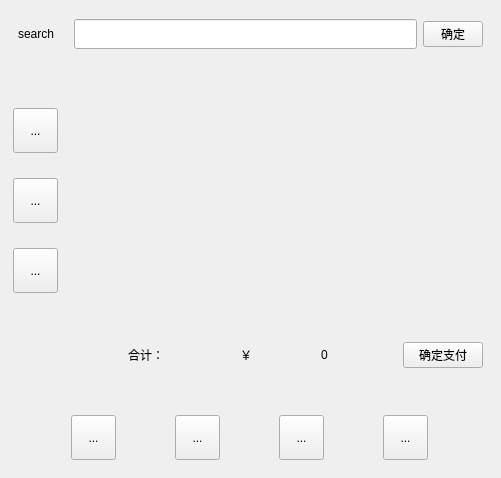
<?xml version="1.0" encoding="UTF-8"?>
<ui version="4.0">
 <class>MainWindow</class>
 <widget class="QMainWindow" name="MainWindow">
  <property name="geometry">
   <rect>
    <x>0</x>
    <y>0</y>
    <width>501</width>
    <height>478</height>
   </rect>
  </property>
  <property name="windowTitle">
   <string>MainWindow</string>
  </property>
  <widget class="QWidget" name="centralwidget">
   <layout class="QVBoxLayout" name="verticalLayout">
    <item>
     <widget class="QWidget" name="widget_3" native="true">
      <property name="sizePolicy">
       <sizepolicy hsizetype="Preferred" vsizetype="Preferred">
        <horstretch>0</horstretch>
        <verstretch>0</verstretch>
       </sizepolicy>
      </property>
      <property name="minimumSize">
       <size>
        <width>0</width>
        <height>50</height>
       </size>
      </property>
      <property name="maximumSize">
       <size>
        <width>16777215</width>
        <height>50</height>
       </size>
      </property>
      <layout class="QHBoxLayout" name="horizontalLayout_4">
       <property name="leftMargin">
        <number>9</number>
       </property>
       <property name="topMargin">
        <number>0</number>
       </property>
       <property name="rightMargin">
        <number>9</number>
       </property>
       <property name="bottomMargin">
        <number>0</number>
       </property>
       <item>
        <widget class="QLabel" name="searchlabel">
         <property name="sizePolicy">
          <sizepolicy hsizetype="Expanding" vsizetype="Expanding">
           <horstretch>30</horstretch>
           <verstretch>30</verstretch>
          </sizepolicy>
         </property>
         <property name="minimumSize">
          <size>
           <width>50</width>
           <height>50</height>
          </size>
         </property>
         <property name="maximumSize">
          <size>
           <width>50</width>
           <height>50</height>
          </size>
         </property>
         <property name="text">
          <string>search</string>
         </property>
        </widget>
       </item>
       <item>
        <widget class="QLineEdit" name="lineEdit">
         <property name="minimumSize">
          <size>
           <width>0</width>
           <height>30</height>
          </size>
         </property>
         <property name="maximumSize">
          <size>
           <width>16777215</width>
           <height>30</height>
          </size>
         </property>
        </widget>
       </item>
       <item>
        <widget class="QPushButton" name="pushButton_2">
         <property name="minimumSize">
          <size>
           <width>60</width>
           <height>0</height>
          </size>
         </property>
         <property name="maximumSize">
          <size>
           <width>60</width>
           <height>16777215</height>
          </size>
         </property>
         <property name="text">
          <string>确定</string>
         </property>
        </widget>
       </item>
      </layout>
     </widget>
    </item>
    <item>
     <widget class="QWidget" name="mainWidget" native="true">
      <layout class="QHBoxLayout" name="horizontalLayout_3">
       <property name="spacing">
        <number>12</number>
       </property>
       <property name="leftMargin">
        <number>0</number>
       </property>
       <item>
        <widget class="QWidget" name="btnWidget" native="true">
         <property name="minimumSize">
          <size>
           <width>100</width>
           <height>230</height>
          </size>
         </property>
         <property name="maximumSize">
          <size>
           <width>100</width>
           <height>230</height>
          </size>
         </property>
         <layout class="QVBoxLayout" name="verticalLayout_2">
          <property name="spacing">
           <number>16</number>
          </property>
          <property name="leftMargin">
           <number>4</number>
          </property>
          <property name="topMargin">
           <number>25</number>
          </property>
          <property name="bottomMargin">
           <number>0</number>
          </property>
          <item>
           <widget class="QToolButton" name="mainCourseBtn">
            <property name="minimumSize">
             <size>
              <width>45</width>
              <height>45</height>
             </size>
            </property>
            <property name="maximumSize">
             <size>
              <width>45</width>
              <height>45</height>
             </size>
            </property>
            <property name="text">
             <string>...</string>
            </property>
            <property name="icon">
             <iconset resource="res.qrc">
              <normaloff>:/img/mainCourse.png</normaloff>:/img/mainCourse.png</iconset>
            </property>
            <property name="iconSize">
             <size>
              <width>35</width>
              <height>35</height>
             </size>
            </property>
           </widget>
          </item>
          <item>
           <widget class="QToolButton" name="drinkBtn">
            <property name="minimumSize">
             <size>
              <width>45</width>
              <height>45</height>
             </size>
            </property>
            <property name="maximumSize">
             <size>
              <width>45</width>
              <height>45</height>
             </size>
            </property>
            <property name="text">
             <string>...</string>
            </property>
            <property name="icon">
             <iconset resource="res.qrc">
              <normaloff>:/img/drink.png</normaloff>:/img/drink.png</iconset>
            </property>
            <property name="iconSize">
             <size>
              <width>35</width>
              <height>35</height>
             </size>
            </property>
           </widget>
          </item>
          <item>
           <widget class="QToolButton" name="dessertBtn">
            <property name="minimumSize">
             <size>
              <width>45</width>
              <height>45</height>
             </size>
            </property>
            <property name="maximumSize">
             <size>
              <width>45</width>
              <height>45</height>
             </size>
            </property>
            <property name="text">
             <string>...</string>
            </property>
            <property name="icon">
             <iconset resource="res.qrc">
              <normaloff>:/img/dessert.png</normaloff>:/img/dessert.png</iconset>
            </property>
            <property name="iconSize">
             <size>
              <width>35</width>
              <height>35</height>
             </size>
            </property>
           </widget>
          </item>
         </layout>
        </widget>
       </item>
       <item>
        <widget class="QWidget" name="foodWid" native="true"/>
       </item>
      </layout>
     </widget>
    </item>
    <item>
     <widget class="QWidget" name="widget_2" native="true">
      <layout class="QHBoxLayout" name="horizontalLayout_2">
       <property name="topMargin">
        <number>0</number>
       </property>
       <property name="bottomMargin">
        <number>0</number>
       </property>
       <item>
        <spacer name="horizontalSpacer_2">
         <property name="orientation">
          <enum>Qt::Horizontal</enum>
         </property>
         <property name="sizeType">
          <enum>QSizePolicy::Fixed</enum>
         </property>
         <property name="sizeHint" stdset="0">
          <size>
           <width>110</width>
           <height>20</height>
          </size>
         </property>
        </spacer>
       </item>
       <item>
        <widget class="QLabel" name="total">
         <property name="text">
          <string>合计：</string>
         </property>
        </widget>
       </item>
       <item>
        <spacer name="horizontalSpacer">
         <property name="orientation">
          <enum>Qt::Horizontal</enum>
         </property>
         <property name="sizeType">
          <enum>QSizePolicy::Fixed</enum>
         </property>
         <property name="sizeHint" stdset="0">
          <size>
           <width>30</width>
           <height>20</height>
          </size>
         </property>
        </spacer>
       </item>
       <item>
        <widget class="QLabel" name="label">
         <property name="text">
          <string>￥</string>
         </property>
        </widget>
       </item>
       <item>
        <widget class="QLabel" name="totalMoney">
         <property name="text">
          <string>0</string>
         </property>
        </widget>
       </item>
       <item>
        <widget class="QPushButton" name="countBtn">
         <property name="text">
          <string>确定支付</string>
         </property>
        </widget>
       </item>
      </layout>
     </widget>
    </item>
    <item>
     <widget class="QWidget" name="widget" native="true">
      <layout class="QHBoxLayout" name="horizontalLayout">
       <property name="bottomMargin">
        <number>0</number>
       </property>
       <item>
        <widget class="QToolButton" name="homeBtn">
         <property name="minimumSize">
          <size>
           <width>45</width>
           <height>45</height>
          </size>
         </property>
         <property name="text">
          <string>...</string>
         </property>
         <property name="icon">
          <iconset resource="res.qrc">
           <normaloff>:/img/home.png</normaloff>:/img/home.png</iconset>
         </property>
         <property name="iconSize">
          <size>
           <width>40</width>
           <height>40</height>
          </size>
         </property>
        </widget>
       </item>
       <item>
        <widget class="QToolButton" name="dinnerBtn">
         <property name="sizePolicy">
          <sizepolicy hsizetype="Fixed" vsizetype="Fixed">
           <horstretch>0</horstretch>
           <verstretch>0</verstretch>
          </sizepolicy>
         </property>
         <property name="minimumSize">
          <size>
           <width>45</width>
           <height>45</height>
          </size>
         </property>
         <property name="text">
          <string>...</string>
         </property>
         <property name="icon">
          <iconset resource="res.qrc">
           <normaloff>:/img/dinner.png</normaloff>:/img/dinner.png</iconset>
         </property>
         <property name="iconSize">
          <size>
           <width>40</width>
           <height>40</height>
          </size>
         </property>
        </widget>
       </item>
       <item>
        <widget class="QToolButton" name="orderBtn">
         <property name="minimumSize">
          <size>
           <width>45</width>
           <height>45</height>
          </size>
         </property>
         <property name="text">
          <string>...</string>
         </property>
         <property name="icon">
          <iconset resource="res.qrc">
           <normaloff>:/img/order.png</normaloff>:/img/order.png</iconset>
         </property>
         <property name="iconSize">
          <size>
           <width>40</width>
           <height>40</height>
          </size>
         </property>
        </widget>
       </item>
       <item>
        <widget class="QToolButton" name="mineBtn">
         <property name="minimumSize">
          <size>
           <width>45</width>
           <height>45</height>
          </size>
         </property>
         <property name="text">
          <string>...</string>
         </property>
         <property name="icon">
          <iconset resource="res.qrc">
           <normaloff>:/img/mine.png</normaloff>:/img/mine.png</iconset>
         </property>
         <property name="iconSize">
          <size>
           <width>40</width>
           <height>40</height>
          </size>
         </property>
        </widget>
       </item>
      </layout>
     </widget>
    </item>
   </layout>
  </widget>
 </widget>
 <resources>
  <include location="res.qrc"/>
 </resources>
 <connections/>
</ui>
